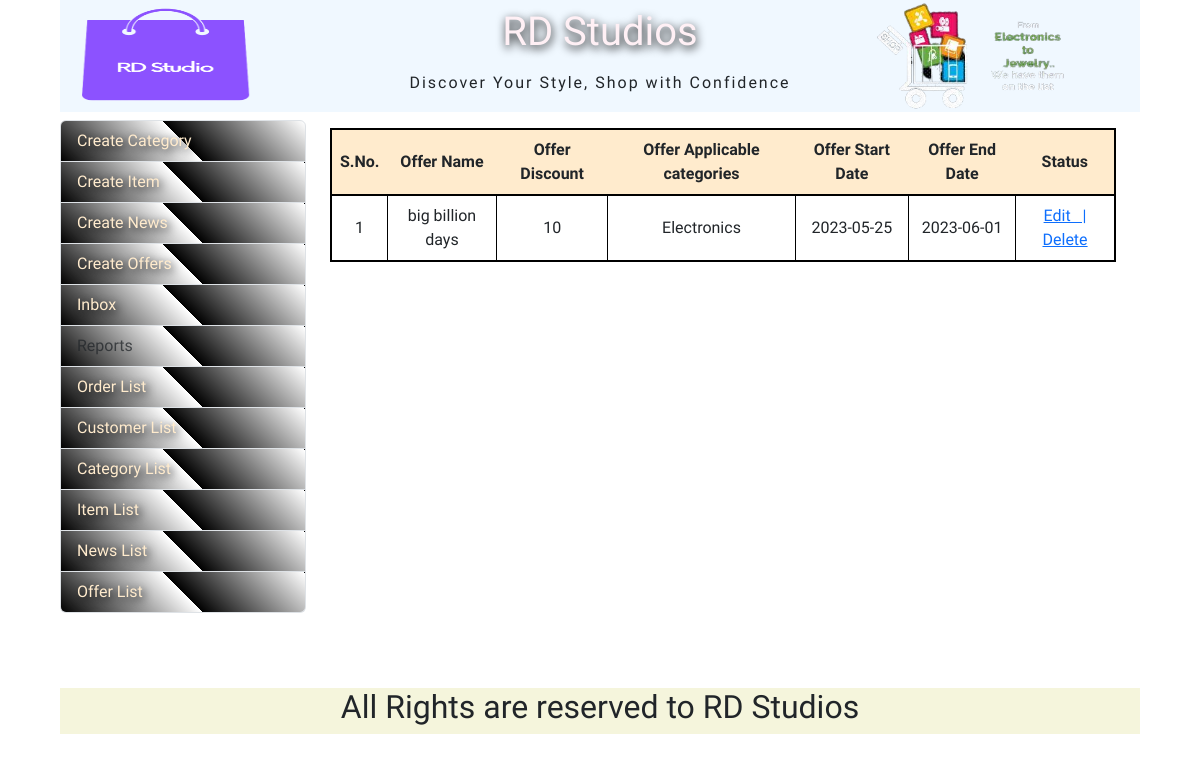
Screenshot of /offerList.php with the database file from the repository.
### tables this page shows
CREATE TABLE IF NOT EXISTS `offer_info` (
  `offer_id` int(11) NOT NULL AUTO_INCREMENT,
  `offer_name` text NOT NULL,
  `offer_discount` float NOT NULL,
  `offer_start_date` date NOT NULL,
  `offer_end_date` date NOT NULL,
  `offer_category_ids` text NOT NULL,
  `offer_registration_date` date NOT NULL,
  PRIMARY KEY (`offer_id`)
);

CREATE TABLE IF NOT EXISTS `category_info` (
  `cat_id` int(11) NOT NULL AUTO_INCREMENT,
  `cat_name` varchar(55) NOT NULL,
  `cat_dname` varchar(55) NOT NULL,
  `image_path` text NOT NULL,
  `cat_type` varchar(20) NOT NULL,
  `cat_parent_id` int(11) NOT NULL,
  `reg_date` datetime NOT NULL,
  PRIMARY KEY (`cat_id`)
);

### offerList.php (the view, shortened to what this page needs)
<?php
require_once("header.php");
?>
<div id="container">
<div id="adminArea" class="row">
<div id="leftAdminArea">
    <?php
     require_once("adminMenu.php");
    ?>
</div>
<div id="rightAdminArea">
    <?php
    require_once("dbconnect.php");
    $sql = "SELECT * FROM `offer_info` ORDER BY `offer_start_date` DESC";
    $rsOffer = mysqli_query($con, $sql) or die("Query Error -1");
    ?>
    <table id="displayCartInfoTable">
        <tr>
            <th>S.No.</th>
            <th>Offer Name</th>
            <th>Offer Discount</th>
            <th>Offer Applicable categories</th>
            <th>Offer Start Date</th>
            <th>Offer End Date</th>
            <th>Status</th>
        </tr>
        <?php
        $cnt = 0;
        while ($row = mysqli_fetch_array($rsOffer)) {
            $id=$row['offer_id'];
            $cnt++;
            echo("<tr>");
            echo("<td>$cnt</td>");
            echo("<td>{$row['offer_name']}</td>");
            echo("<td>{$row['offer_discount']}</td>");
            $offer_categories = $row['offer_category_ids'];
            $offer_categories = explode("-",$offer_categories);
            $offer_categories = $offer_categories[0];
            $sql = "select cat_name from category_info where cat_id='$offer_categories'";
            $rsCat=mysqli_query($con,$sql) or die("Query Error -1");
            $r = mysqli_fetch_array($rsCat);
            echo("<td>{$r['cat_name']}</td>");
            echo("<td>{$row['offer_start_date']}</td>");
            echo("<td>{$row['offer_end_date']}</td>");
            echo("<td><a href='editOffer.php?offer_id=$id'>Edit &nbsp;&nbsp;|</a>
            <a href='deleteOffer.php?offer_id=$id'>Delete</a></td>");
            echo("</tr>");
        }
        ?>
    </table>
</div>
</div>
</div>
<?php
require_once("footer.php");
?>

### css/style.css (style rules this page uses)
* { margin: 0px; padding: 0px; }
body { font-family: 'Balthazar', serif; }
#container { margin: 0.5rem; width: 90vw; display: flex; flex-direction: column; min-height: 70vh; max-height: fit-content; }
#adminArea { width: 100%; }
#leftAdminArea { width: 25%; }
#rightAdminArea { width: 75%; }
#displayCartInfoTable { margin: 0.5rem auto; border: 2px solid black; }
#displayCartInfoTable tr { border: 2px solid black; }
#displayCartInfoTable td { border: 1px solid black; width: fit-content; padding: 0.5rem; text-align: center; }
#displayCartInfoTable th { text-align: center; background-color: blanchedalmond; padding: 0.5rem; }

### rows the page displays
offer_info: offer_name "big billion days", offer_discount "10", category_info.cat_name "Electronics", offer_start_date "2023-05-25", offer_end_date "2023-06-01"
